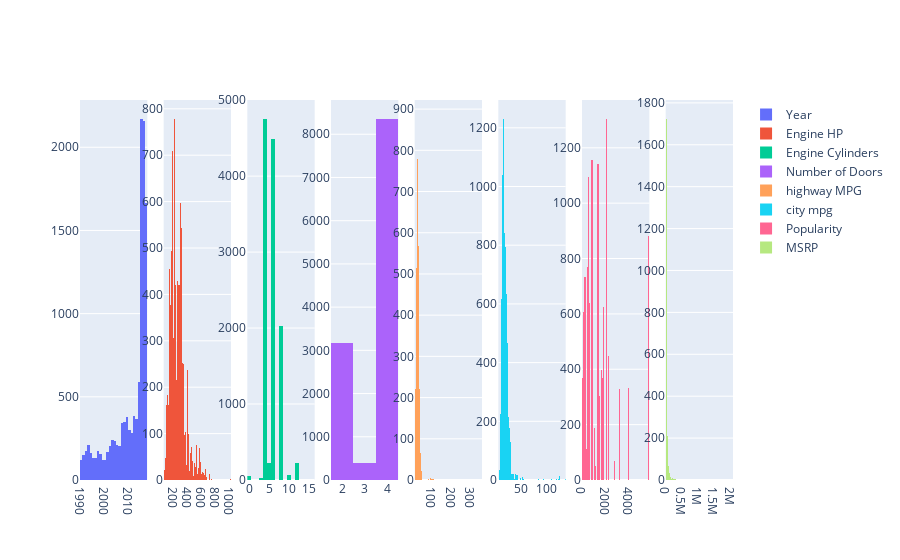

Notebook code cell kept with this figure:
### Markdown cell above
*Hisztogramok*

### Code cell
cols = df.select_dtypes(exclude="object").columns

fig = make_subplots(rows=1, cols = len(cols))

for i,col in enumerate(cols):
    fig.add_histogram(x=df[col],row=1, col=i+1, name=col)

fig

### Figure 1 — Plotly figure (JSON) as saved in the notebook; plotly's stock layout.template omitted (floating-point values rounded to 4 significant figures; data arrays with more than 128 entries replaced by an {"elided": "..."} marker saying what was removed)
{"data": [{"name": "Year", "type": "histogram", "x": {"elided": "11914 int values"}, "xaxis": "x", "yaxis": "y"}, {"name": "Engine HP", "type": "histogram", "x": {"elided": "11914 float values"}, "xaxis": "x2", "yaxis": "y2"}, {"name": "Engine Cylinders", "type": "histogram", "x": {"elided": "11914 float values"}, "xaxis": "x3", "yaxis": "y3"}, {"name": "Number of Doors", "type": "histogram", "x": {"elided": "11914 float values"}, "xaxis": "x4", "yaxis": "y4"}, {"name": "highway MPG", "type": "histogram", "x": {"elided": "11914 int values"}, "xaxis": "x5", "yaxis": "y5"}, {"name": "city mpg", "type": "histogram", "x": {"elided": "11914 int values"}, "xaxis": "x6", "yaxis": "y6"}, {"name": "Popularity", "type": "histogram", "x": {"elided": "11914 int values"}, "xaxis": "x7", "yaxis": "y7"}, {"name": "MSRP", "type": "histogram", "x": {"elided": "11914 int values"}, "xaxis": "x8", "yaxis": "y8"}], "layout": {"xaxis": {"anchor": "y", "domain": [0, 0.1031]}, "xaxis2": {"anchor": "y2", "domain": [0.1281, 0.2312]}, "xaxis3": {"anchor": "y3", "domain": [0.2562, 0.3594]}, "xaxis4": {"anchor": "y4", "domain": [0.3844, 0.4875]}, "xaxis5": {"anchor": "y5", "domain": [0.5125, 0.6156]}, "xaxis6": {"anchor": "y6", "domain": [0.6406, 0.7438]}, "xaxis7": {"anchor": "y7", "domain": [0.7687, 0.8719]}, "xaxis8": {"anchor": "y8", "domain": [0.8969, 1]}, "yaxis": {"anchor": "x", "domain": [0, 1]}, "yaxis2": {"anchor": "x2", "domain": [0, 1]}, "yaxis3": {"anchor": "x3", "domain": [0, 1]}, "yaxis4": {"anchor": "x4", "domain": [0, 1]}, "yaxis5": {"anchor": "x5", "domain": [0, 1]}, "yaxis6": {"anchor": "x6", "domain": [0, 1]}, "yaxis7": {"anchor": "x7", "domain": [0, 1]}, "yaxis8": {"anchor": "x8", "domain": [0, 1]}}}
